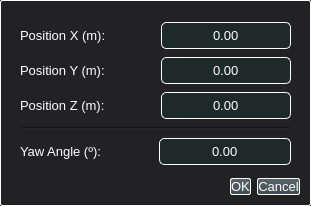
<?xml version="1.0" encoding="UTF-8"?>
<ui version="4.0">
 <class>HomeParametersDialog</class>
 <widget class="QDialog" name="HomeParametersDialog">
  <property name="geometry">
   <rect>
    <x>0</x>
    <y>0</y>
    <width>311</width>
    <height>206</height>
   </rect>
  </property>
  <property name="minimumSize">
   <size>
    <width>307</width>
    <height>170</height>
   </size>
  </property>
  <property name="maximumSize">
   <size>
    <width>16777215</width>
    <height>16777215</height>
   </size>
  </property>
  <property name="windowTitle">
   <string>Home Parameters</string>
  </property>
  <property name="styleSheet">
   <string notr="true">QMainWindow::separator {
	background-color: #323235;
	width: 3px;
	height: 3px;
}

QMainWindow::separator:hover {
	background: blue;
}


QWidget {
	background-color: #222224;
	color: white;
	font-size: 10pt;
}

QWidget:focus
{
	border: 2px solid #379AC3;
	/*background-color: rgba(55, 154, 195, 80);*/
}


QLabel:disabled {
	color: grey;
}


QProgressBar {
	border: 1px solid #4A4A4F;
	border-radius: 4px;
	text-align: center;
	background-color: #111118;
}

QProgressBar::chunk {
	background-color: #3C7B9E;
}


QSpinBox,
QDoubleSpinBox,
QDateEdit,
QTimeEdit {
	background-color: #1E2929;
	border: 1px solid white;
	border-radius: 5px;
	selection-background-color: #379AC3;
}

QSpinBox:disabled,
QDoubleSpinBox:disabled,
QDateEdi:disabledt,
QTimeEdit:disabled  {
    border-color: grey;
	color: grey;
}

QDockWidget {
	border: 2px solid #66666B;
	border-radius: 1px;
}

QDockWidget::title {
	background-color: qlineargradient(x1: 0, y1: 0, x2: 0, y2: 1, stop: 0 #3F556A, stop: 1 #293645);    
	text-align: center;
	border-bottom: 2px solid #2C3A4A;
}

QDockWidget::close-button, 
QDockWidget::float-button {
	spacing: 1px;
	border: 1px solid transparent;
	border-radius: 2px;
	background: transparent;
	padding: 0px;
}

QDockWidget::close-button:hover, 
QDockWidget::float-button:hover {
	background: rgba(255, 255, 255, 10);
}

QDockWidget::close-button:pressed, 
QDockWidget::float-button:pressed {
	padding: 1px -1px -1px 1px;
}


QMenuBar::item {
    background-color: transparent;
}

QMenuBar::item:selected {
    background-color: #379AC3;
	border: 1px solid grey;
    border-bottom-color: transparent;
    border-top-left-radius: 4px;
    border-top-right-radius: 4px;
}

QMenuBar::item:disabled {
	color: grey;
}


QMenu {
	border: 1px solid #379AC3;
}

QMenu::separator {
	height: 1px;
	background: #379AC3;
	margin-top: 8px;
	margin-bottom: 4px;
	margin-left: 5px;
	margin-right: 5px;
 }

QMenu::item {
	padding: 2px 20px 2px 20px;
}

QMenu::item:disabled {
	color: grey;
}

QMenu::item:selected {
    background-color: #379AC3;
	border: 1px solid grey;
}


QToolButton {
	background-color: #2C2C34;
	border: 1px solid white;
	border-radius: 2px;
	margin: 1px;
	padding-left: 2px;
	padding-right: 2px;
}

QToolButton:disabled {
	border-color: grey;
}

QToolButton:checked {
	background-color: qlineargradient(x1: 0, y1: 0, x2: 0, y2: 1, stop: 0 #3FC9D7, stop: 1 #414B52);
	border-color: #379AC3;
}

QToolButton:checked:disabled {
	background-color: #898C90;
	border-color: grey;
}

QToolButton:pressed {
	background-color: qlineargradient(x1: 0, y1: 0, x2: 0, y2: 1, stop: 0 #bbbbbb, stop: 1 #b0b0b0);
	border-color: #379AC3;
}


QComboBox {
	background-color: #1E2929;
	color: white;
    border: 1px solid white;
    border-radius: 2px;
    padding: 1px 18px 1px 3px;
    min-width: 6em;
}

QComboBox:disabled {
	color: grey;
    border-color: grey;
}

QComboBox::separator {
	height: 1px;
	background: #379AC3;
	margin-left: 5px;
	margin-right: 5px;
}

QComboBox::item:disabled {
	color: grey;
}

QComboBox::item:selected {
    background-color: #379AC3;
}


QDialog {
	border: 1px solid white;
  	border-radius: 2px;
}


QTabWidget::pane {
	border: 1px solid white;
}


QTabBar {
	outline: none
}

QTabBar::tab {
    background-color: qlineargradient(x1: 0, y1: 0, x2: 0, y2: 1, stop: 0 #090909, stop: 1 #353535);
    border: 1px solid white;
    border-bottom-color: transparent;
    border-top-left-radius: 4px;
    border-top-right-radius: 4px;
    min-width: 8ex;
    padding: 2px;
}

QTabBar::tab:selected, QTabBar::tab:hover {
	background-color: #379AC3;
}

QTabBar::tab:!selected {
	margin-top: 2px;
}

QTabBar::tab:focus
{
	border: 1px solid #379AC3;
}


QToolTip {
    background-color: #3D5368;
    border: 1px solid #379AC3;
    border-radius: 2px;
    color: #DDDDDF;
}


QSlider {
    background-color: transparent;
}

QSlider::groove:horizontal {
     border: 1px solid #999999;
     height: 4px; 
     background: qlineargradient(x1:0, y1:0, x2:0, y2:1, stop:0 #4A4A4F, stop:1 #4A4A4F);
     margin: 2px 0;
 }

 QSlider::groove:disabled:horizontal {
     border: 1px solid #454545;
     height: 4px; 
     background: qlineargradient(x1:0, y1:0, x2:0, y2:1, stop:0 #4A4A4F, stop:1 #4A4A4F);
     margin: 2px 0;
 }

 QSlider::handle:horizontal {
     background-color: qlineargradient(x1: 0, y1: 0, x2: 0, y2: 1, stop: 0 #232228, stop: 1 #020208);
     border: 2px solid #379AC3;
     width: 18px;
     margin: -5px 0; 
     border-radius: 3px;
 }

 QSlider::handle:disabled:horizontal {
     background-color: qlineargradient(x1: 0, y1: 0, x2: 0, y2: 1, stop: 0 #535258, stop: 1 #050508);
     border: 2px solid #444444;
     width: 18px;
     margin: -5px 0;
     border-radius: 3px;
 }

 QSlider::groove:vertical {
     border: 1px solid #999999;
     width: 4px; 
     background: qlineargradient(x1:0, y1:0, x2:1, y2:0, stop:0 #4A4A4F, stop:1 #4A4A4F);
     margin: 2px 0;
 }

 QSlider::handle:vertical {
     background-color: qlineargradient(x1: 0, y1: 0, x2: 1, y2: 0, stop: 0 #232228, stop: 1 #020208);
     border: 2px solid #379AC3;
     height: 18px;
     margin: 0 -5px; 
     border-radius: 3px;
 }


QRadioButton{
    width: 13px;
    height: 13px;
    padding: 3px 3px 3px 3px;
	outline: none;
}

QRadioButton:disabled {
	color: grey;
	border-color: grey;
}

QRadioButton::indicator{
    border: 1px solid white;
    border-radius: 5px;
    color: white;
    width: 10px;
    height: 10px;
    margin: 2px 2px 2px 2px;
}

QRadioButton::indicator:disabled{
    color: grey;
	border-color: grey;
}

QRadioButton::indicator:checked {
    background-color: #379AC3;
}

QRadioButton::indicator:checked:disabled{
    color: grey;
	border-color: grey;
	background-color: grey;
}

QPlainTextEdit,
QTextEdit,
QLineEdit {
	background-color: #1E2929;
	/*border: 1px solid #777777;*/
	border: 1px solid white;
	/*border-radius: 2px;*/
	border-radius: 5px;
	selection-background-color: #379AC3;
}

QPlainTextEdit:disabled,
QTextEdit:disabled,
QLineEdit:disabled  {
	border-color: grey;
	color: grey;
}


QPushButton {
	border: 1px solid white;
	border-radius: 2px;
	background-color: qlineargradient(x1: 0, y1: 0, x2: 0, y2: 1, stop: 0 #59666f, stop: 1 #414B52);
	outline: none
}

QPushButton:disabled {
    color: grey;
}

QPushButton:checked {
	background-color: qlineargradient(x1: 0, y1: 0, x2: 0, y2: 1, stop: 0 #09A2B2, stop: 1 #414B52);
}

QPushButton:pressed {
	background-color: qlineargradient(x1: 0, y1: 0, x2: 0, y2: 1, stop: 0 #bbbbbb, stop: 1 #b0b0b0);
}


QTreeView,
QListView ,
QTableWidget{
	background: #1E2929;
	alternate-background-color: #223335;
	show-decoration-selected: 1;
}

QTreeView::item:!has-children:hover,
QListView::item:hover {
    background-color: #379AC3;
}

QTreeView::item:selected,
QListView::item:selected {
    background-color: #379AC3;
	border: 1px solid grey;
    border-right-color:transparent;
	border-left-color:transparent;
}

QTreeView::branch:!has-children:hover {
    background-color: #379AC3;
}

QTreeView::branch:selected {
    background-color: #379AC3;
	border: 1px solid grey;
    border-right-color:transparent;
	border-left-color:transparent;
}

QTreeView::item:hover#WmsTreeWidget {
	background-color: none;
}

QTreeView::branch:hover#WmsTreeWidget {
    background-color: none;
}


QHeaderView::section {
    background-color: #221113;
	color: white;
	border: 1px solid #6c6c6c;
}

QHeaderView::section:checked
{
    background-color: darkgrey;
}

QHeaderView::section:disabled {
	color: grey;
}


QCheckBox {
    color: #DDDDDF;
    padding: 3px 3px 3px 3px;
}

QCheckBox::indicator {
    border: 1px solid white;
    border-radius: 1px;
    color: #FFFFFF;
    width: 10px;
    height: 10px;
    margin: 2px 2px 2px 2px
}

QCheckBox::indicator:unchecked:pressed {
    background-color: #286e08;
}

QCheckBox::indicator:checked {
    background-color: #49c70f;
}

QCheckBox::indicator:checked:pressed {
    background-color: #AAAAAA;
}


QGroupBox {
    border: 1px solid #66666B;
    border-radius: 3px;
    padding: 0px 0px 0px 0px;
    margin-top: 2ex;
    margin-bottom: 1ex;
}

QGroupBox::title {
     subcontrol-origin: margin;
     subcontrol-position: top center;
     margin: 0 3px 0px 3px;
     padding: 0 3px 0px 0px;
     font: bold 8px;
     color: #DDDDDF;
 }


QGCToolWidgetItem {
	border: 1px solid #66666B;
	border-radius: 3px;
	padding: 10px 0px 0px 0px;
	margin-top: 1ex;
 }


QSplitter::handle:horizontal {
	background-color: qlineargradient(spread:pad, x1:0, y1:0, x2:0, y2:1, 
		stop:0 rgba(255, 255, 255, 0), 
		stop:0.407273 rgba(200, 200, 200, 255), 
		stop:0.4825 rgba(101, 104, 113, 235), 
		stop:0.6 rgba(255, 255, 255, 0)
		);
}

QSplitter::handle:vertical {
	background-color: qlineargradient(spread:pad, x1:0, y1:0, x2:1, y2:0, 
		stop:0 rgba(255, 255, 255, 0), 
		stop:0.407273 rgba(200, 200, 200, 255), 
		stop:0.4825 rgba(101, 104, 113, 235), 
		stop:0.6 rgba(255, 255, 255, 0)
		);
}</string>
  </property>
  <layout class="QVBoxLayout" name="verticalLayout_4">
   <item>
    <layout class="QVBoxLayout" name="verticalLayout_3">
     <property name="spacing">
      <number>0</number>
     </property>
     <item>
      <widget class="QWidget" name="widget" native="true">
       <layout class="QVBoxLayout" name="verticalLayout">
        <item>
         <layout class="QHBoxLayout" name="horizontalLayout_2">
          <item>
           <widget class="QLabel" name="positionxL">
            <property name="minimumSize">
             <size>
              <width>135</width>
              <height>27</height>
             </size>
            </property>
            <property name="maximumSize">
             <size>
              <width>135</width>
              <height>27</height>
             </size>
            </property>
            <property name="text">
             <string>Position X (m):</string>
            </property>
           </widget>
          </item>
          <item>
           <widget class="QDoubleSpinBox" name="positionxSB">
            <property name="minimumSize">
             <size>
              <width>130</width>
              <height>27</height>
             </size>
            </property>
            <property name="maximumSize">
             <size>
              <width>130</width>
              <height>27</height>
             </size>
            </property>
            <property name="wrapping">
             <bool>false</bool>
            </property>
            <property name="frame">
             <bool>true</bool>
            </property>
            <property name="alignment">
             <set>Qt::AlignCenter</set>
            </property>
            <property name="buttonSymbols">
             <enum>QAbstractSpinBox::NoButtons</enum>
            </property>
            <property name="minimum">
             <double>-1000000.000000000000000</double>
            </property>
            <property name="maximum">
             <double>1000000.000000000000000</double>
            </property>
           </widget>
          </item>
         </layout>
        </item>
        <item>
         <layout class="QHBoxLayout" name="horizontalLayout">
          <item>
           <widget class="QLabel" name="positionyL">
            <property name="minimumSize">
             <size>
              <width>135</width>
              <height>27</height>
             </size>
            </property>
            <property name="maximumSize">
             <size>
              <width>135</width>
              <height>27</height>
             </size>
            </property>
            <property name="text">
             <string>Position Y (m):</string>
            </property>
           </widget>
          </item>
          <item>
           <widget class="QDoubleSpinBox" name="positionySB">
            <property name="minimumSize">
             <size>
              <width>130</width>
              <height>27</height>
             </size>
            </property>
            <property name="maximumSize">
             <size>
              <width>130</width>
              <height>27</height>
             </size>
            </property>
            <property name="alignment">
             <set>Qt::AlignCenter</set>
            </property>
            <property name="buttonSymbols">
             <enum>QAbstractSpinBox::NoButtons</enum>
            </property>
            <property name="minimum">
             <double>-1000000.000000000000000</double>
            </property>
            <property name="maximum">
             <double>1000000.000000000000000</double>
            </property>
           </widget>
          </item>
         </layout>
        </item>
        <item>
         <layout class="QHBoxLayout" name="horizontalLayout_4">
          <item>
           <widget class="QLabel" name="altitudeL">
            <property name="minimumSize">
             <size>
              <width>135</width>
              <height>27</height>
             </size>
            </property>
            <property name="maximumSize">
             <size>
              <width>135</width>
              <height>27</height>
             </size>
            </property>
            <property name="text">
             <string>Position Z (m):</string>
            </property>
           </widget>
          </item>
          <item>
           <widget class="QDoubleSpinBox" name="altitudeSB">
            <property name="minimumSize">
             <size>
              <width>130</width>
              <height>27</height>
             </size>
            </property>
            <property name="maximumSize">
             <size>
              <width>130</width>
              <height>27</height>
             </size>
            </property>
            <property name="alignment">
             <set>Qt::AlignCenter</set>
            </property>
            <property name="buttonSymbols">
             <enum>QAbstractSpinBox::NoButtons</enum>
            </property>
            <property name="minimum">
             <double>-1000000.000000000000000</double>
            </property>
            <property name="maximum">
             <double>1000000.000000000000000</double>
            </property>
           </widget>
          </item>
         </layout>
        </item>
        <item>
         <widget class="Line" name="line">
          <property name="orientation">
           <enum>Qt::Horizontal</enum>
          </property>
         </widget>
        </item>
        <item>
         <layout class="QHBoxLayout" name="horizontalLayout_3">
          <item>
           <widget class="QLabel" name="yawL">
            <property name="minimumSize">
             <size>
              <width>130</width>
              <height>27</height>
             </size>
            </property>
            <property name="text">
             <string>Yaw Angle (º):</string>
            </property>
           </widget>
          </item>
          <item>
           <widget class="QDoubleSpinBox" name="yawSB">
            <property name="minimumSize">
             <size>
              <width>130</width>
              <height>27</height>
             </size>
            </property>
            <property name="alignment">
             <set>Qt::AlignCenter</set>
            </property>
            <property name="buttonSymbols">
             <enum>QAbstractSpinBox::NoButtons</enum>
            </property>
            <property name="minimum">
             <double>-360.000000000000000</double>
            </property>
            <property name="maximum">
             <double>360.000000000000000</double>
            </property>
           </widget>
          </item>
         </layout>
        </item>
       </layout>
      </widget>
     </item>
     <item>
      <widget class="QDialogButtonBox" name="buttonBox">
       <property name="orientation">
        <enum>Qt::Horizontal</enum>
       </property>
       <property name="standardButtons">
        <set>QDialogButtonBox::Cancel|QDialogButtonBox::Ok</set>
       </property>
      </widget>
     </item>
    </layout>
   </item>
  </layout>
 </widget>
 <resources/>
 <connections>
  <connection>
   <sender>buttonBox</sender>
   <signal>accepted()</signal>
   <receiver>HomeParametersDialog</receiver>
   <slot>accept()</slot>
   <hints>
    <hint type="sourcelabel">
     <x>248</x>
     <y>254</y>
    </hint>
    <hint type="destinationlabel">
     <x>157</x>
     <y>274</y>
    </hint>
   </hints>
  </connection>
  <connection>
   <sender>buttonBox</sender>
   <signal>rejected()</signal>
   <receiver>HomeParametersDialog</receiver>
   <slot>reject()</slot>
   <hints>
    <hint type="sourcelabel">
     <x>316</x>
     <y>260</y>
    </hint>
    <hint type="destinationlabel">
     <x>286</x>
     <y>274</y>
    </hint>
   </hints>
  </connection>
 </connections>
</ui>
